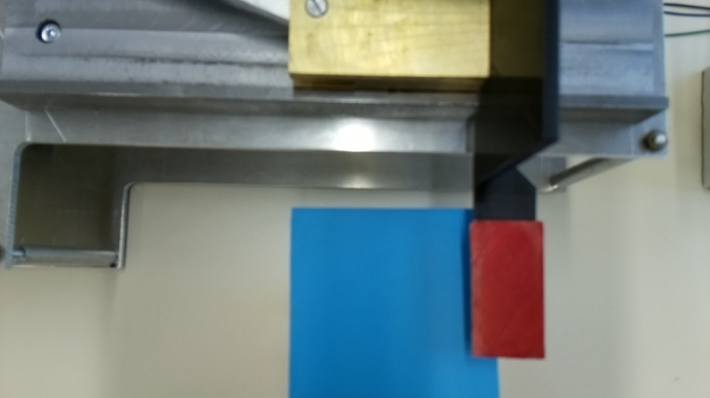
#> input picture task1_opencv_control/test_frames/4.jpg, 1419 x 796 px (shown at 1/2 size)
$ python main.py
#> lines starting #> are read from the running program, lines starting #| are printed output that depends on the picture; after the words box and inside, x2 and y2 are one past the last pixel; in counts of white or black regions, pixels touching at a corner belong together
### task1_opencv_control/opencv_controller.py
import cv2
import numpy as np #used here for dealing with different arrays
from imutils.video.pivideostream import PiVideoStream
import time

class OpenCVController(object):

    def __init__(self):  #used here to define all the instances
        self.in_zone = False
        print('OpenCV controller initiated')

    def get_frame(self, camera):

        # Starting the code
      #   global p
      #   global q
      #   global r
      #   global s

        frame = camera.get_frame()
        jpg_as_np = np.fromstring(frame, np.uint8)
        img = cv2.imdecode(jpg_as_np, cv2.COLOR_BGR2RGB)
#> img is the input picture: shape (796, 1419, 3); mean B, G, R 126, 126.9, 114.5

  # Converting RGB frame to HSV
        hsvFrame = cv2.cvtColor(img, cv2.COLOR_BGR2HSV)
#> hsvFrame: shape (796, 1419, 3); mean H, S, V 61.7, 67.8, 139.9

  # Setting Range for Blue Zone
        blue_lower = np.array([97, 209, 145], np.uint8)
        blue_upper = np.array([102, 250, 211], np.uint8)
        blue_mask = cv2.inRange(hsvFrame, blue_lower, blue_upper)
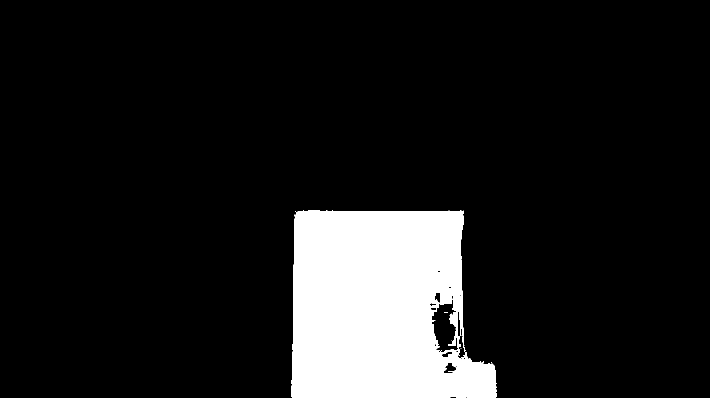
#> blue_mask: shape (796, 1419) (shown at 1/2 size); 11.2% white; 7 white regions (6 under 20 px), largest, box (x1, y1, x2, y2) and area: (583, 421, 994, 796) 126752

  # Setting Range for Red zone
        red_lower = np.array([0, 183, 107], np.uint8)
        red_upper = np.array([0, 220, 161], np.uint8)
        red_mask = cv2.inRange(hsvFrame, red_lower, red_upper)
#> red_mask: shape (796, 1419); 1.3% white; 11 white regions (6 under 20 px), largest, box (x1, y1, x2, y2) and area: (972, 456, 1085, 714) 13741, (976, 584, 998, 602) 320, (990, 449, 1008, 454) 61, (1030, 458, 1040, 465) 37, (1046, 461, 1054, 468) 20


  # Setting up kernal(here 10*10) can also be (5*5)
        kernal = np.ones((10, 10), "uint8")

  # For red color dialting and bitwise operation to get res_red to show just red color in the frame
        red_mask = cv2.dilate(red_mask, kernal)
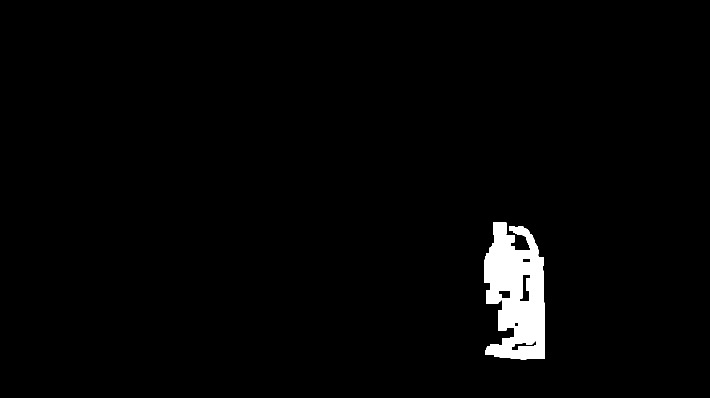
#> red_mask: shape (796, 1419) (shown at 1/2 size); 2.1% white; 1 white region, box (x1, y1, x2, y2) and area: (968, 445, 1090, 719) 23809
        res_red = cv2.bitwise_and(img, img,
                              mask = red_mask)
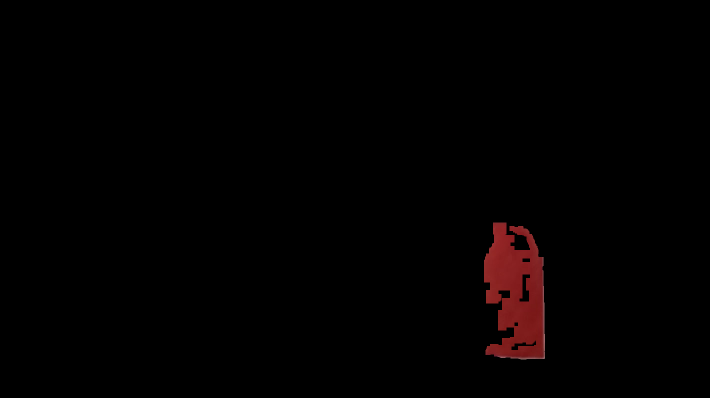
#> res_red: shape (796, 1419, 3) (shown at 1/2 size); mean B, G, R 0.7, 0.7, 2.8


  # For blue color dialting and bitwise operation to get res_blue to show just blue color in the frame
        blue_mask = cv2.dilate(blue_mask, kernal)
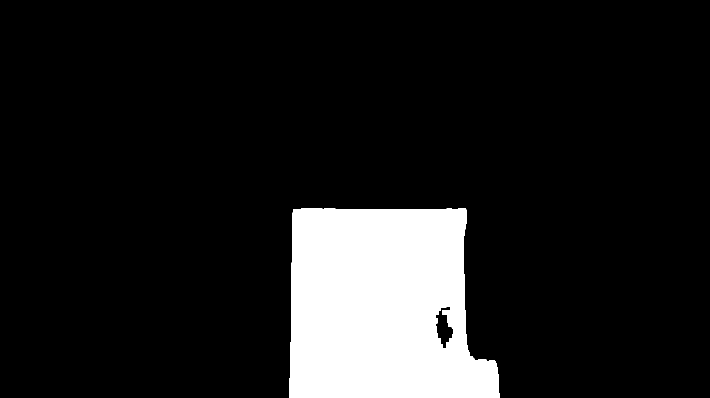
#> blue_mask: shape (796, 1419) (shown at 1/2 size); 12% white; 1 white region
        res_blue = cv2.bitwise_and(img, img,
                               mask = blue_mask)
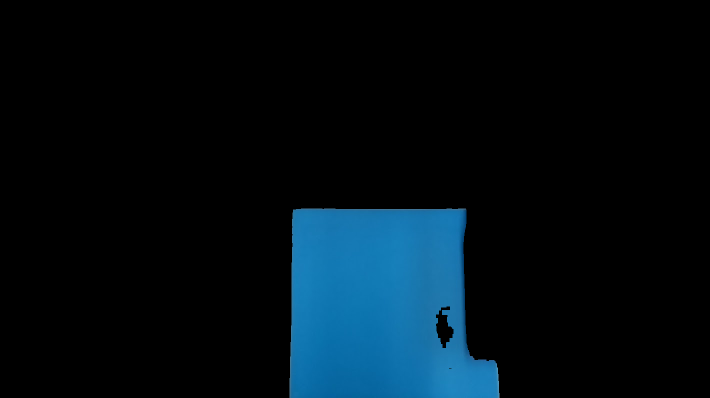
#> res_blue: shape (796, 1419, 3) (shown at 1/2 size); mean B, G, R 20.9, 14.1, 2.5


  # Process to find the Contours -Each individual contour is a Numpy array of (x,y) coordinates of boundary points of the object.

        contours, hierarchy = cv2.findContours(blue_mask,cv2.RETR_TREE,cv2.CHAIN_APPROX_SIMPLE) #CHAIN_APPROX_SIMPLE is used to remove all the redundant points, RETR_TREE retrieves all the contours
#> contours = 3 contours, 1 with area under 20; largest, box (x1, y1, x2, y2) and area: (579, 417, 999, 796) 136094, (871, 612, 908, 697) 1730

        for pic, contour in enumerate(contours):
            area = cv2.contourArea(contour)
            if(area > 10000):
                    x, y, w, h = cv2.boundingRect(contour) #given the coorddinates draw rectangle
                    img = cv2.rectangle(img, (x, y),(x +w, y + h),(255, 0, 0), 2)
                    cv2.putText(img, "Zone", (x, y),       # To put the text for the rectangle
                    cv2.FONT_HERSHEY_SIMPLEX, 1.0,
                    (255, 0, 0))

                    p=x
                    q=y
                    r=w
                    s=h
#> this loop made 3 passes
#> (area, x, y, w, h, p, q, r) on pass 1: (136094, 579, 417, 420, 379, 579, 417, 420)
#> area on pass 3: 1730.5
#> pass 1, in get_frame, `img = cv2.rectangle(img, (x, y),(x +w, y + h),(255, 0, 0), 2)`:
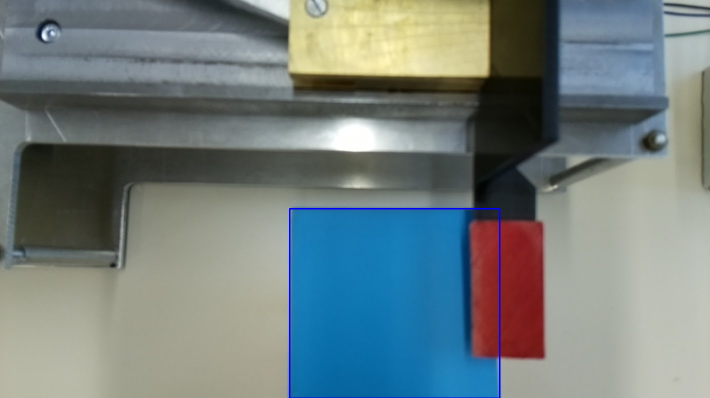
#> img: shape (796, 1419, 3) (shown at 1/2 size); 0.35% of pixels changed, all inside (x1, y1, x2, y2) = (578, 416, 1001, 796)
#> after the loop: img: shape (796, 1419, 3); 0.01% of pixels changed, all inside (x1, y1, x2, y2) = (582, 396, 653, 416)


        contours, hierarchy = cv2.findContours(red_mask,cv2.RETR_TREE,cv2.CHAIN_APPROX_SIMPLE)
#> contours = 5 contours; box (x1, y1, x2, y2) and area: (968, 445, 1090, 719) 24290, (1038, 548, 1061, 604) 680, (1022, 680, 1073, 701) 378, (1044, 516, 1061, 525) 126, (1028, 644, 1037, 653) 62
        for pic, contour in enumerate(contours):
            area = cv2.contourArea(contour)
            if(area > 5000):
                    x1, y1, w1, h1 = cv2.boundingRect(contour) #given the coorddinates draw rectangle
                    img = cv2.rectangle(img, (x1, y1),(x1 +w1, y1+ h1),(0, 0, 255), 2)

                    cv2.putText(img, "Mark", (x1, y1),     # To put the text for the rectangle
                    cv2.FONT_HERSHEY_SIMPLEX, 1.0,
                    (0, 0, 255))

  # Applying the conditions for mark to be in zone and setting the value of variable
                    if ((p+r>x1>p) or (p<x1+w1<p+r)):

                        self.in_zone = True

                    else:
                        self.in_zone = False
#> this loop made 5 passes
#> (area, x1, y1, w1, h1, self.in_zone) on pass 1: (24290, 968, 445, 122, 274, True)
#> area on passes 2 to 5: 377.5, 62, 680.5, 126
#> pass 1, in get_frame, `img = cv2.rectangle(img, (x1, y1),(x1 +w1, y1+ h1),(0, 0, 255), 2)`:
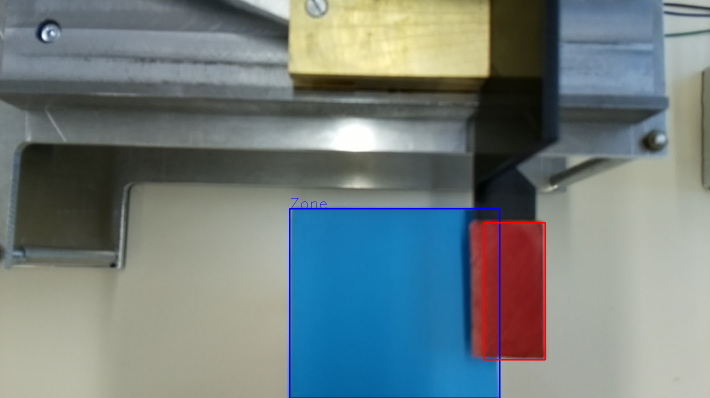
#> img: shape (796, 1419, 3) (shown at 1/2 size); mean B, G, R 126.3, 126.3, 114.3
#> after the loop: img: shape (796, 1419, 3); 0.01% of pixels changed, all inside (x1, y1, x2, y2) = (972, 424, 1039, 444)


        print('Monitoring')

        #return img
        ret, jpeg = cv2.imencode('.jpg', img)
        return jpeg.tobytes()

    def is_in_zone(self):

        return self.in_zone

### task1_opencv_control/camera.py
# Please note that this is a fake camera, it will just
# yield the images 1.jpg, 2.jpg, 3.jg and 4.jpg. It is
# just for testing purposes. You should actually use the
# picamera module and implement the get_frame properly

from time import time
from imutils.video.pivideostream import PiVideoStream
import imutils
import os, sys
import numpy as np


class Camera(object):
    def __init__(self):
        directory = os.path.join(os.path.dirname(__file__), 'test_frames')
        self.test_frames_name = ['1.jpg', '2.jpg', '3.jpg', '4.jpg']
        self.frames = [open(os.path.join(directory, f), 'rb').read() for f in self.test_frames_name]

    def get_frame(self):
        random_index = int(time()) % 4
        print('Frame', self.test_frames_name[random_index])
        return self.frames[random_index]

### task1_opencv_control/main.py
# Importing the important libraries

from opencv_controller import OpenCVController
from camera import Camera
import time
import cv2
import numpy as np
import base64
import warnings
warnings.filterwarnings("ignore",category=DeprecationWarning) #Suppressed the warning

print("\n")

opencv_controller = OpenCVController()

print("\n")

for i in range(5):
  frame = opencv_controller.get_frame(Camera())

#   Display in window
  jpg_as_np = np.fromstring(frame, np.uint8)
  img = cv2.imdecode(jpg_as_np, cv2.COLOR_BGR2RGB)

  cv2.imshow('image', img)
  print("Is in zone: ", opencv_controller.is_in_zone())
  print("---------------------------------")

  cv2.waitKey(0)
  cv2.destroyAllWindows()
